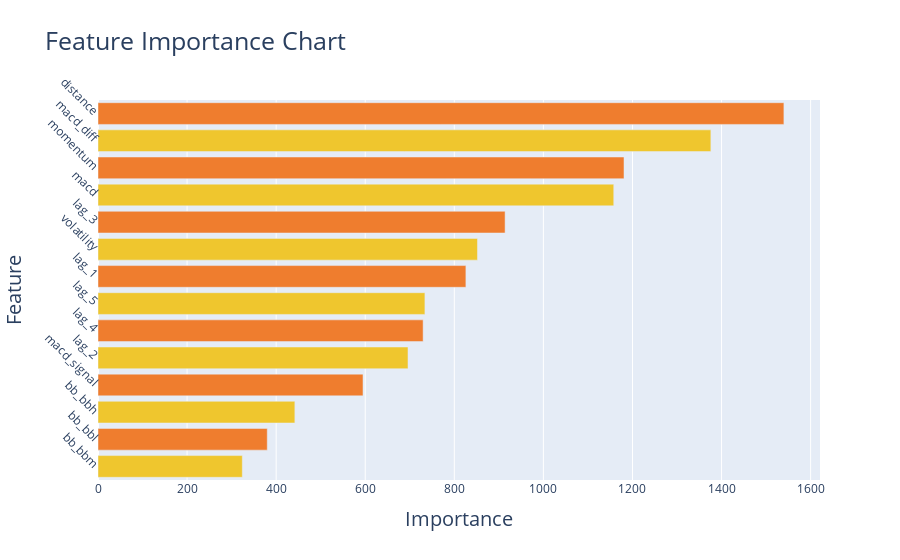

The notebook cell saved with this chart:
### Code cell
impo_df = pd.DataFrame({'imp': model.feature_importance(), 'col':cols})
impo_df = impo_df.sort_values(['imp','col'], ascending=[True, False])
colors=[]
for i in range(len(cols)):   
   if i % 2 == 0:
    colors.append('#EFC62E')
   else:
    colors.append('#EF7D2E')
data=[]
trace = go.Bar(
            orientation = 'h',
            x = impo_df.imp,
            y = impo_df.col,
            marker=dict(
              color= colors,
            )
        )
data.append(trace)
layout = go.Layout(
                title = "Feature Importance Chart",
                titlefont=dict(size=25),
                xaxis=dict(
                  title='Importance',   
                  titlefont=dict(size=20),
                ),
                yaxis=dict(
                  title="Feature",
                  tickangle=45,
                  automargin=True,
                  titlefont=dict(size=20),
                )               
             )
fig = go.Figure(data=data, layout=layout)
py.iplot(fig)

### Figure 1 — Plotly figure (JSON) as saved in the notebook; plotly's stock layout.template omitted (floating-point values rounded to 4 significant figures)
{"data": [{"marker": {"color": ["#EFC62E", "#EF7D2E", "#EFC62E", "#EF7D2E", "#EFC62E", "#EF7D2E", "#EFC62E", "#EF7D2E", "#EFC62E", "#EF7D2E", "#EFC62E", "#EF7D2E", "#EFC62E", "#EF7D2E"]}, "orientation": "h", "type": "bar", "x": [324, 380, 442, 595, 696, 730, 734, 826, 852, 914, 1158, 1181, 1376, 1540], "y": ["bb_bbm", "bb_bbl", "bb_bbh", "macd_signal", "lag_2", "lag_4", "lag_5", "lag_1", "volatility", "lag_3", "macd", "momentum", "macd_diff", "distance"]}], "layout": {"title": {"font": {"size": 25}, "text": "Feature Importance Chart"}, "xaxis": {"title": {"font": {"size": 20}, "text": "Importance"}}, "yaxis": {"automargin": true, "tickangle": 45, "title": {"font": {"size": 20}, "text": "Feature"}}}}
